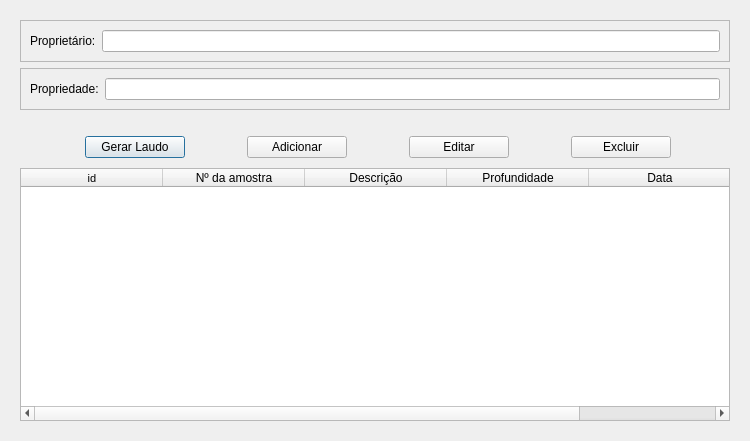
<?xml version="1.0" encoding="UTF-8"?>
<ui version="4.0">
 <class>Dialog</class>
 <widget class="QDialog" name="Dialog">
  <property name="geometry">
   <rect>
    <x>0</x>
    <y>0</y>
    <width>750</width>
    <height>441</height>
   </rect>
  </property>
  <property name="minimumSize">
   <size>
    <width>750</width>
    <height>441</height>
   </size>
  </property>
  <property name="maximumSize">
   <size>
    <width>750</width>
    <height>441</height>
   </size>
  </property>
  <property name="windowTitle">
   <string>Dialog</string>
  </property>
  <layout class="QVBoxLayout" name="verticalLayout">
   <item>
    <widget class="QFrame" name="frame">
     <property name="minimumSize">
      <size>
       <width>712</width>
       <height>0</height>
      </size>
     </property>
     <property name="frameShape">
      <enum>QFrame::NoFrame</enum>
     </property>
     <layout class="QVBoxLayout" name="verticalLayout_2">
      <item>
       <widget class="QFrame" name="frame_3">
        <property name="frameShape">
         <enum>QFrame::StyledPanel</enum>
        </property>
        <property name="frameShadow">
         <enum>QFrame::Raised</enum>
        </property>
        <layout class="QHBoxLayout" name="horizontalLayout_2">
         <item>
          <widget class="QLabel" name="label">
           <property name="text">
            <string>Proprietário:</string>
           </property>
          </widget>
         </item>
         <item>
          <widget class="QLineEdit" name="owner">
           <property name="readOnly">
            <bool>true</bool>
           </property>
          </widget>
         </item>
        </layout>
       </widget>
      </item>
      <item>
       <widget class="QFrame" name="frame_4">
        <property name="frameShape">
         <enum>QFrame::StyledPanel</enum>
        </property>
        <property name="frameShadow">
         <enum>QFrame::Raised</enum>
        </property>
        <layout class="QHBoxLayout" name="horizontalLayout_3">
         <item>
          <widget class="QLabel" name="label_2">
           <property name="text">
            <string>Propriedade:</string>
           </property>
          </widget>
         </item>
         <item>
          <widget class="QLineEdit" name="property">
           <property name="readOnly">
            <bool>true</bool>
           </property>
          </widget>
         </item>
        </layout>
       </widget>
      </item>
      <item>
       <widget class="QFrame" name="frame_2">
        <property name="minimumSize">
         <size>
          <width>720</width>
          <height>46</height>
         </size>
        </property>
        <property name="maximumSize">
         <size>
          <width>625</width>
          <height>30</height>
         </size>
        </property>
        <property name="frameShape">
         <enum>QFrame::NoFrame</enum>
        </property>
        <layout class="QHBoxLayout" name="horizontalLayout">
         <item>
          <widget class="QPushButton" name="generate_report">
           <property name="maximumSize">
            <size>
             <width>100</width>
             <height>16777215</height>
            </size>
           </property>
           <property name="text">
            <string>Gerar Laudo</string>
           </property>
          </widget>
         </item>
         <item>
          <widget class="QPushButton" name="add">
           <property name="maximumSize">
            <size>
             <width>100</width>
             <height>16777215</height>
            </size>
           </property>
           <property name="text">
            <string>Adicionar</string>
           </property>
          </widget>
         </item>
         <item>
          <widget class="QPushButton" name="edit">
           <property name="maximumSize">
            <size>
             <width>100</width>
             <height>16777215</height>
            </size>
           </property>
           <property name="text">
            <string>Editar</string>
           </property>
          </widget>
         </item>
         <item>
          <widget class="QPushButton" name="delete_2">
           <property name="maximumSize">
            <size>
             <width>100</width>
             <height>16777215</height>
            </size>
           </property>
           <property name="text">
            <string>Excluir</string>
           </property>
          </widget>
         </item>
        </layout>
       </widget>
      </item>
      <item>
       <widget class="QTableWidget" name="property_table">
        <attribute name="horizontalHeaderDefaultSectionSize">
         <number>142</number>
        </attribute>
        <column>
         <property name="text">
          <string>id</string>
         </property>
         <property name="font">
          <font>
           <pointsize>8</pointsize>
          </font>
         </property>
        </column>
        <column>
         <property name="text">
          <string>Nº da amostra</string>
         </property>
        </column>
        <column>
         <property name="text">
          <string>Descrição</string>
         </property>
        </column>
        <column>
         <property name="text">
          <string>Profundidade</string>
         </property>
        </column>
        <column>
         <property name="text">
          <string>Data</string>
         </property>
        </column>
       </widget>
      </item>
     </layout>
    </widget>
   </item>
  </layout>
 </widget>
 <resources/>
 <connections/>
</ui>
